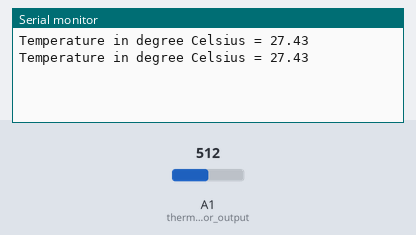
This sketch was run on a simulated Arduino Uno, built with avr-gcc and run on an emulated ATmega328P. Shown: the last lines printed to the serial monitor. The test bench sets the inputs (shaded band); at power-on: A1 (thermistor_output) = 512.

Above: at 1.8 s.
1.9 s: A1 (thermistor_output) set to 0
At 2.8 s:
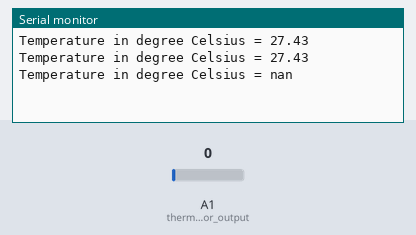
4.5 s: A1 (thermistor_output) set to 122
At 5.7 s:
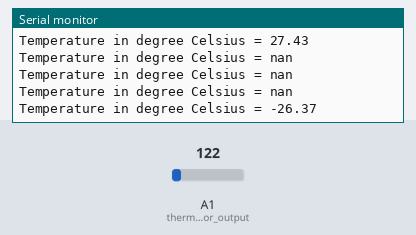

The sketch:

arduino_thermistor.ino
```cpp
#include <math.h>
int thermistor_output = 1;

void setup() {
  Serial.begin(9600);
}

void loop() {
  int thermistor_adc_val;
  double output_voltage, thermistor_resistance, therm_res_ln, temperature;
  thermistor_adc_val = analogRead(thermistor_output);
  output_voltage = ( (thermistor_adc_val * 5) / 1023.0 );
  thermistor_resistance = ( ( 5 * ( 1.0 / output_voltage ) ) - 1 ); /* Resistance in kilo ohms */

  thermistor_resistance = thermistor_resistance * 1000 ; /* Resistance in ohms   */
  therm_res_ln = log(thermistor_resistance);

  /*  Steinhart-Hart Thermistor Equation: */
  /*  Temperature in Kelvin = 1 / (A + B[ln(R)] + C[ln(R)]^3)   */

  temperature = ( 1 / ( 0.002694902179 + ( -0.0000001652194432 * therm_res_ln ) + ( 0.000001922597897 * therm_res_ln * therm_res_ln * therm_res_ln ) ) ); /* Temperature in Kelvin */
  temperature = temperature - 273.15; /* Temperature in degree Celsius */
  Serial.print("Temperature in degree Celsius = ");
  Serial.print(temperature);
  Serial.print("\n\n");
  delay(1000);
}
```

Measured:
- after the input at 1.9 s, the serial monitor: prints a new line after 0.10 s (image 1)
- after the input at 4.5 s, the serial monitor: prints a new line after 0.50 s (image 2)
